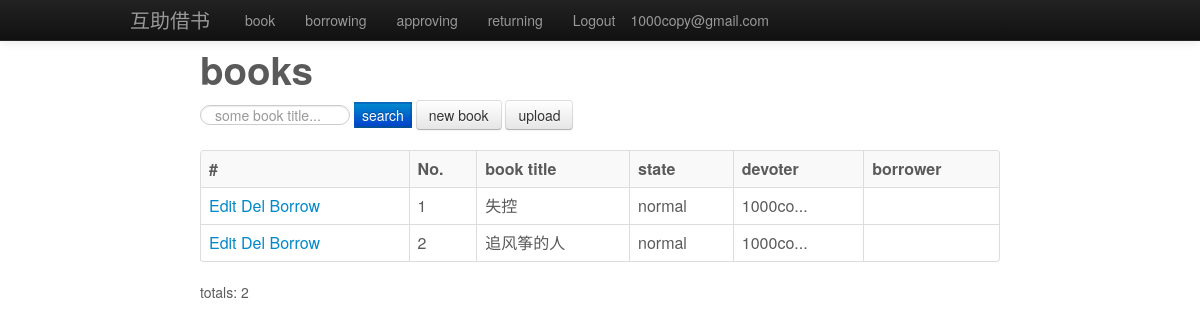
Screenshot of /book_list.php?user_id=1 (signed in) with the database file from the repository.
### tables this page shows
create table book(
	 id INT NOT NULL AUTO_INCREMENT PRIMARY KEY,
     title NVARCHAR(100) NOT NULL,
     state int ,
     douban_img NVARCHAR(100),
     author_id int,
     devote_id int,
     borrow_user_id int
) default default;

create table user(
	 id INT NOT NULL AUTO_INCREMENT PRIMARY KEY,
     fullname NVARCHAR(100) ,
     password varchar(100),
     notify int ,
     email varchar(100) ,
     weibo varchar(100) 
) default default;

### config.inc.php (called while the page is built, shortened)
<?
	$database = "bb";
	if ($database) {
    	$dbcheck = mysql_select_db("$database");
	}
	function is_login(){
		return isset($_SESSION["user_name"]);
	}
	function abbr($s){
		$r = substr($s,0,6).'...';
		if ($r=='...')return '';
		return $r;
	}
	function get_state($state){
		switch ($state)
		{
		case 0:
		  return 'normal';
		}
	}
?>

### book_list.php (the view, shortened to what this page needs)
<?php
	include "config.inc.php";
?>
<html >
<head>
</head>
<body>
<? include "banner.php" ?>
<div id="wrapper">
<h1>books </h1>
<form action="<?php echo $_SERVER['PHP_SELF']; ?>?action=search"  method="post" class="form-inline">
	<input type="text" placeholder="some book title..." id="title" name="title"
	value="<?echo $_POST["title"]; ?>" class="search-query input-medium"/>
	<input type="submit" value="search" class="btn-primary"/>
	<? if (is_login()) { ?>
		<a href ="book_new.php" class="btn">new book</a>
		<a href ="book_upload.php" class="btn">upload</a>
	<?}else{?>
		<a href="login.php" class="btn">login</a>
	<? } ?>
</form>
<table  class="table table-striped table-bordered">
	<tr>
		<th>#</th>
		<th>No.</th>
		<th>book title</th>
		<th>state</th>
		<th>devoter</th>
		<th>borrower</th>
	</tr>
<?
	$page = $_GET['page'];
	if (!$page)
		$page = 1;
	$pagerecords = 10 ;
	$from = ($page-1)*$pagerecords;
	$to = $pagerecords;
	if ($dbcheck) {
		$sql = "
select b.id ,b.title ,u.email as devoter_name,b.devote_id,b.state ,b.borrow_user_id ,
u1.email as b_name
from book b
left join user u on b.devote_id = u.id
left join user u1 on b.borrow_user_id = u1.id
		 ";
		$count_sql = "select count(1) from (${sql}) balias";
		$sql = $sql . " limit ${from},${to}";
		$result = mysql_query($count_sql);
		$row = mysql_fetch_row($result);
		$total_records = $row[0];
		$result = mysql_query($sql);
		if (!$result){
			echo mysql_error();
		}else
		if (mysql_num_rows($result) > 0) {
			while ($row = mysql_fetch_row($result)) {
				$devote_id = $row[3];
				$curr_user_id = $_SESSION["user_id"];
				$borrowed = $row[4]!=0;
				$url_e ="";
				$url_d ="";
				$url_borrow="";
				if (!$borrowed)
					$url_borrow = "<a class='' href='book_borrow.php?id=".$row[0]."'>Borrow</a>&nbsp;" ;
				if ($devote_id == $curr_user_id){
					 $url_e = "<a  href='book_edit.php?id=".$row[0]."'>Edit</a>&nbsp;" ;
					 $url_d = "<a  href='book_delete.php?id=".$row[0]."'>Del</a>&nbsp;" ;
				}
				$bstr = get_state($row[4]);
				$btn_group = "<div class=''>".$url_e. $url_d.$url_borrow."</div>" ;
				echo "<tr>" .
				 	  "<td>" . $btn_group. "</td>" .
				 	  "<td>" . $row[0] . "</td>" .
				 	  "<td>" . $row[1] . "</td>" .
				 	  "<td>" . $bstr . "</td>" .
				 	  "<td>" .abbr($row[2]) . "</td>".
				 	  "<td>" . abbr($row[6]) . "</td>".
				 	  "<tr>";
			}
		}
	}
?>
</table>
<?
	echo "totals: " . $total_records;
?>
</div>
</body>
</html>

### wrapper.css (style rules this page uses)
body { color: #5a5a5a; width: 800px; margin: 50px auto 0; }

### rows the page displays
book: id "1", title "失控", state "normal", user.email "1000co..."
book: id "2", title "追风筝的人", state "normal", user.email "1000co..."

### other values shown
$_SESSION['user_name'] "1000copy@gmail.com"
$total_records "2"
